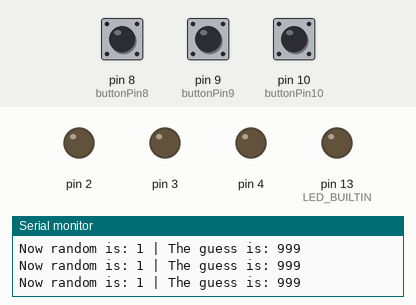
Recording of a sketch running on a simulated Arduino Uno, built with avr-gcc and run on an emulated ATmega328P. Parts: output pins drawn as LEDs (lit = HIGH), the last lines printed to the serial monitor. Dashed ring = blinking. Inputs (shaded band) come from the test bench; at power-on: pin 9 (buttonPin9) LOW, pin 8 (buttonPin8) LOW, pin 10 (buttonPin10) LOW. Random numbers use the default seed unless the sketch sets one.

Above: at 5.2 s.
5.3 s: pin 9 (buttonPin9) pulled HIGH for 0.15 s
At 6.7 s:
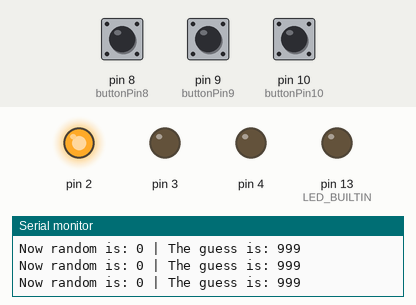
7.0 s: pin 8 (buttonPin8) pulled HIGH for 0.15 s
At 8.2 s:
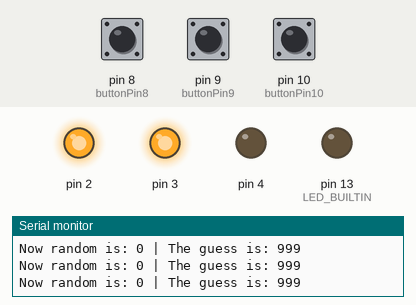
8.6 s: pin 10 (buttonPin10) pulled HIGH for 0.15 s
At 9.2 s:
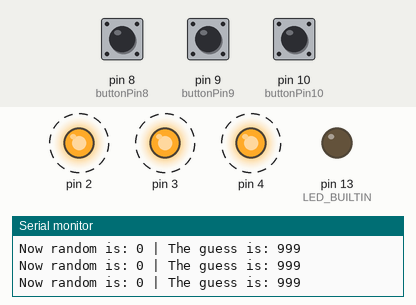
11.6 s: pin 10 (buttonPin10) pulled HIGH for 1 s
At 12.9 s:
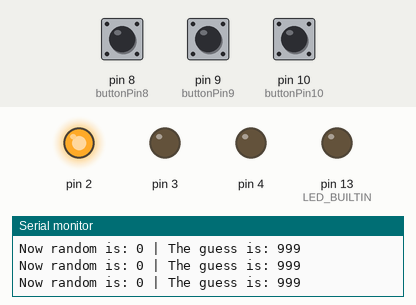
15.6 s: pin 10 (buttonPin10) pulled HIGH for 0.15 s
At 16.9 s:
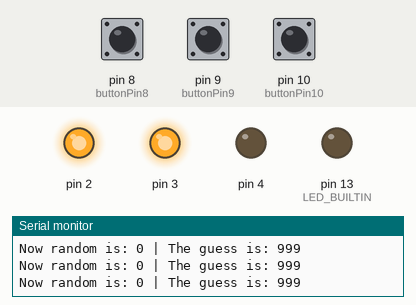
17.4 s: pin 8 (buttonPin8) pulled HIGH for 1 s
At 17.51 s:
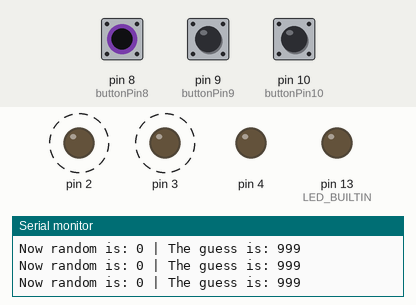
Timing chart, 0 to 20.4 s (numbered marks = the images above; inputs shaded):
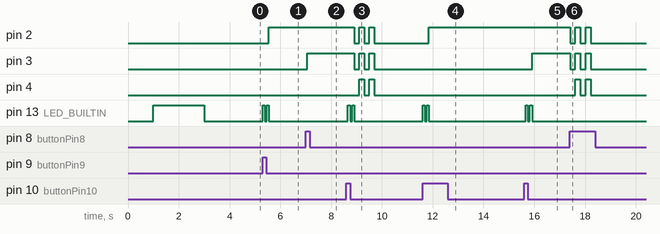

Measured:
- after the input at 5.3 s, pin 2: LOW → HIGH after 0.25 s; pin 13 (LED_BUILTIN): alternates HIGH for 0.08 s and LOW for 0.08 s, 4 changes in all, then stays LOW, starting at once
- after the input at 7.0 s, pin 3: LOW → HIGH after 0.06 s
- after the input at 8.6 s, pin 2, pin 3: alternates HIGH for 0.20 s and LOW for 0.20 s, 5 changes in all, then stays LOW, starting after 0.30 s
- after the input at 11.6 s, pin 2: LOW → HIGH after 0.25 s; pin 13 (LED_BUILTIN): alternates HIGH for 0.08 s and LOW for 0.08 s, 4 changes in all, then stays LOW, starting at once
- after the input at 15.6 s, pin 3: LOW → HIGH after 0.31 s; pin 13 (LED_BUILTIN): alternates HIGH for 0.08 s and LOW for 0.08 s, 4 changes in all, then stays LOW, starting after 0.07 s
- after the input at 17.4 s, pin 2, pin 3: alternates HIGH for 0.20 s and LOW for 0.20 s, 5 changes in all, then stays LOW, starting at once; pin 4: alternates HIGH for 0.20 s and LOW for 0.20 s, 4 changes in all, then stays LOW, starting after 0.22 s

The sketch:

random_game_ish.ino
```cpp
int guess = 200;
int randomN;
int counter =0;
int buttonPin8 = 8;
int buttonPin9 = 9;
int buttonPin10 = 10;

int buttonStateTest = 0;
int lastButtonStateTest = 0;

int buttonStateTrue = 0;
int lastButtonStateTrue = 0;

int buttonStateFalse = 0;
int lastButtonStateFalse = 0;

void win();
void correctGuess();
void statusShow();
void setup()
{
  Serial.begin(9600);
  pinMode(LED_BUILTIN, OUTPUT);
  pinMode(2, OUTPUT);
  pinMode(3, OUTPUT);
  pinMode(4, OUTPUT);
  pinMode(13, OUTPUT);
  pinMode(8, INPUT);
  randomSeed(analogRead(0));

  randomN =random(2);
  Serial.print("First random number: ");
  Serial.print(randomN);
  Serial.println("\nRest random numbers");
  delay(1000);
  digitalWrite(13, HIGH);
  delay(2000);
   digitalWrite(13, LOW);
  delay(1000);

}

void loop(){

 statusShow(randomN, guess);

 buttonStateTest = digitalRead(buttonPin8);
  if (buttonStateTest != lastButtonStateTest) {
    if (buttonStateTest == HIGH) {
     counter++;
    }
  }
  lastButtonStateTest = buttonStateTest;


  buttonStateTrue= digitalRead(buttonPin9);
  if (buttonStateTrue != lastButtonStateTrue) {
    if (buttonStateTrue == HIGH) {
    guess = 1;
    }
  }
  lastButtonStateTrue = buttonStateTrue;


  buttonStateFalse= digitalRead(buttonPin10);
  if (buttonStateFalse != lastButtonStateFalse) {
    if (buttonStateFalse == HIGH) {
    guess = 0;
    }
  }
  lastButtonStateFalse = buttonStateFalse;

  if(guess == randomN){
  correctGuess(13);

    guess = 999;
    counter++;
    randomN=random(2);
  }else if(guess != randomN && guess != 999){
    digitalWrite(13, LOW);
    counter = 0;
    guess = 999;
    randomN=random(2);

  }

  if(counter == 0){
     digitalWrite(2, LOW);
     digitalWrite(3, LOW);
     digitalWrite(4, LOW);
  }


  if(counter == 1){
    digitalWrite(2, HIGH);
  }else if(counter == 2){
     digitalWrite(2, HIGH);
     digitalWrite(3, HIGH);
    }else if(counter == 3){
   digitalWrite(2, HIGH);
     digitalWrite(3, HIGH);
     digitalWrite(4, HIGH);
     randomN=random(2);
     win(2,3,4);

    counter = 4;
    }else if(counter >=4){
    counter = 0;
    }

}


void win(int i, int j, int k){


     digitalWrite(i, LOW);
     digitalWrite(j, LOW);
     digitalWrite(k, LOW);
     delay(200);
     digitalWrite(i, HIGH);
     digitalWrite(j, HIGH);
     digitalWrite(k, HIGH);
     delay(200);
     digitalWrite(i, LOW);
     digitalWrite(j, LOW);
     digitalWrite(k, LOW);
     delay(200);
     digitalWrite(i, HIGH);
     digitalWrite(j, HIGH);
     digitalWrite(k, HIGH);
     delay(200);
     digitalWrite(i, LOW);
     digitalWrite(j, LOW);
     digitalWrite(k, LOW);
     delay(200);
}

void correctGuess(int i){

digitalWrite(i, HIGH);
  delay(80);
  digitalWrite(i, LOW);
  delay(80);
   digitalWrite(i, HIGH);
  delay(80);
  digitalWrite(i, LOW);

}

void statusShow(int random, int guess){

 Serial.print("Now random is: ");
 Serial.print(random);
 Serial.print(" | The guess is: ");
 Serial.print(guess);
 Serial.print("\n");
 delay(100);

}
```
